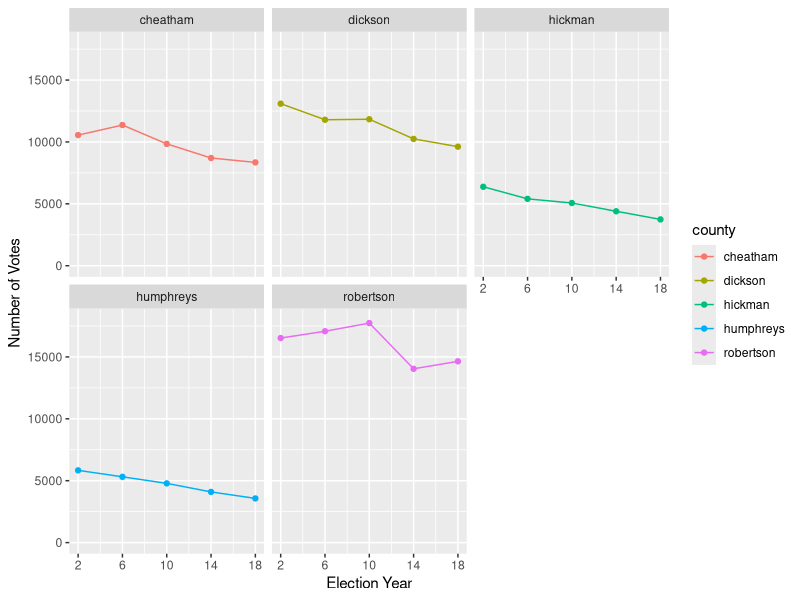

Generate this figure with R:
## ---- chunk 1
cty_dat <- read.table("countydata.csv",sep = "\t",header = T)
cty_dat[21:25,]$year <- 2018; cty_dat[21:25,]$county <- cty_dat[1:5,]$county
for(i in 1:5){
  sub <- cty_dat[which(cty_dat$county == cty_dat$county[i]),]
  a <- lm(sub$votes[1:4] ~ sub$year[1:4])
  cty_dat[(20+i),]$votes <- a$coefficients[1] + 2018*a$coefficients[2]
}

library(ggplot2)
ggplot(data=cty_dat) + geom_point(aes(year,votes,color=county)) + geom_line(aes(year,votes,color=county)) + scale_y_continuous(limits=c(0,18000),name = "Number of Votes") + scale_x_continuous(breaks=c(2002,2006,2010,2014,2018),name="Election Year",labels=c(02,06,10,14,18))+facet_wrap(~county)
## ---- chunk 2
fteen <- read.csv("popn_14.csv")
